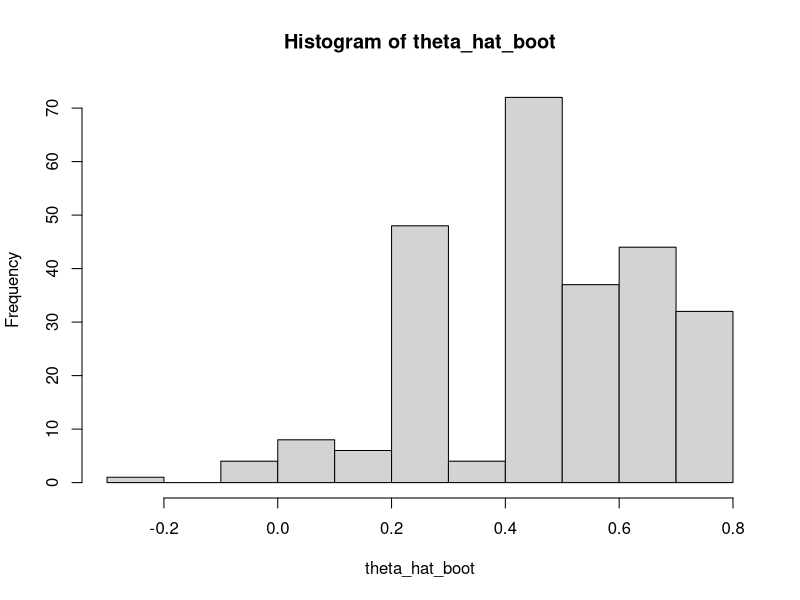
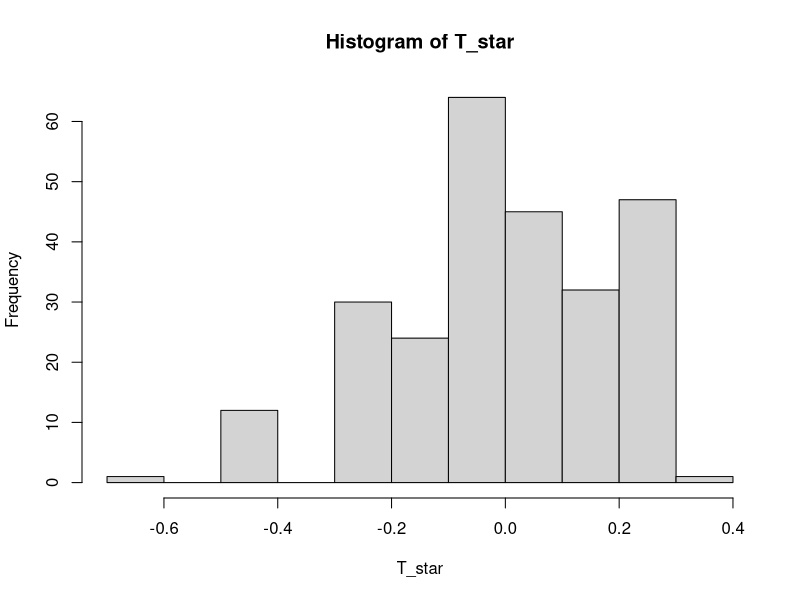
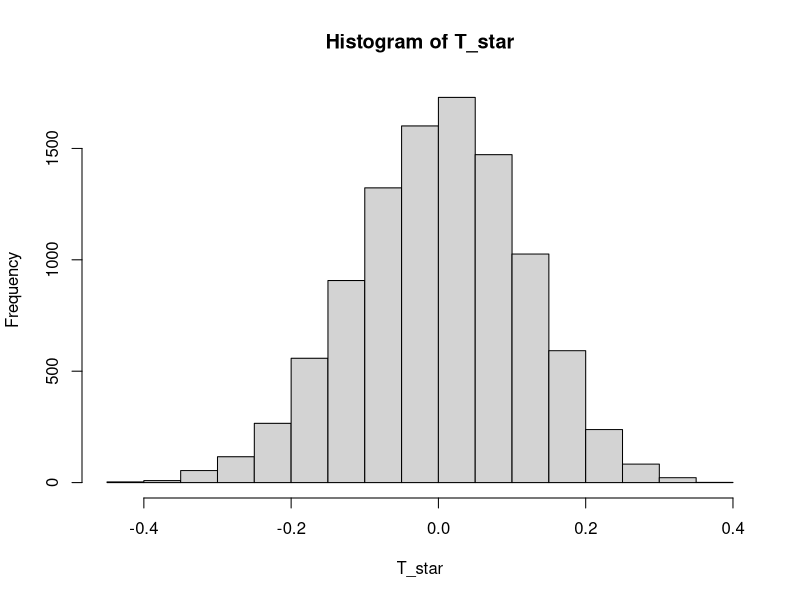
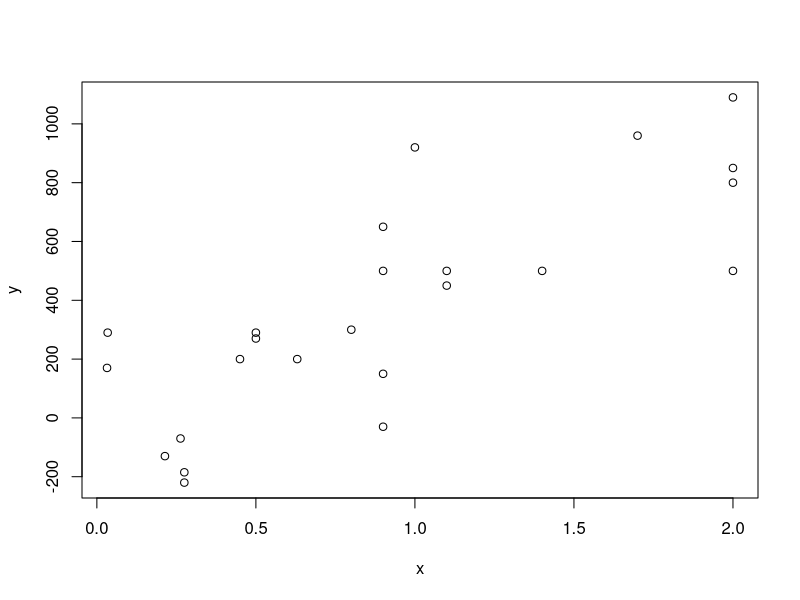
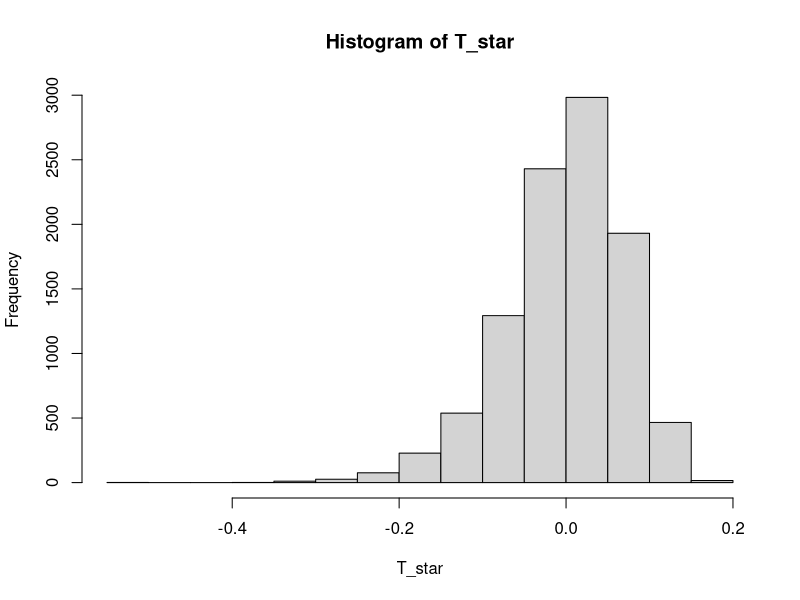

Write R code to recreate these figures, in order.
## ---- chunk 1
x <- runif(4, -1, 1)
x_boot <- expand.grid(x, x, x, x)
theta_hat_boot <- apply(x_boot, 1, mean)
hist(theta_hat_boot)
T_star <- theta_hat_boot - mean(x)
plot.new()
hist(T_star)
print(quantile(T_star, probs = c(.025, .975)))
## ---- chunk 2
x <- runif(10, -1, 1)
theta_hat <- mean(x)
T_star <- replicate(n = 10000, { x_star <- sample(x, size = length(x), replace = T); theta_hat_star <- mean(x_star); T_star <- theta_hat_star - theta_hat })
hist(T_star)
quantile(T_star, probs = c(0.025, 0.975))
## ---- chunk 3
x <- c(.032, .034, .214, .263, .275, .275, .45, .5, .5, .63, .8, .9, .9, .9, .9, 1.0, 1.1, 1.1, 1.4, 1.7, 2.0, 2.0, 2.0, 2.0)
y <- c(170, 290, -130, -70, -185, -220, 200, 290, 270, 200, 300, -30, 650, 150, 500, 920, 450, 500, 500, 960, 500, 850, 800, 1090)
plot(x, y)
rho_hat <- cor(x, y)

T_star <- replicate(10000, {
  i_boot <- sample(seq_along(x), size = length(x), replace = T)
  x_boot <- x[i_boot]
  y_boot <- y[i_boot]
  rho_hat_star <- cor(x_boot, y_boot)
  T_star <- rho_hat_star - rho_hat
})
plot.new()
hist(T_star)
quantile(T_star, probs = c(0.025, 0.975))
